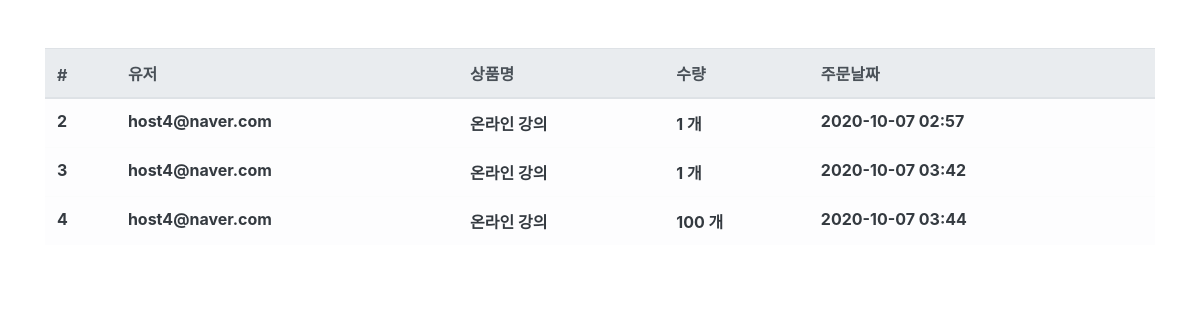
The page /order/ (signed in) on the database as committed earlier.
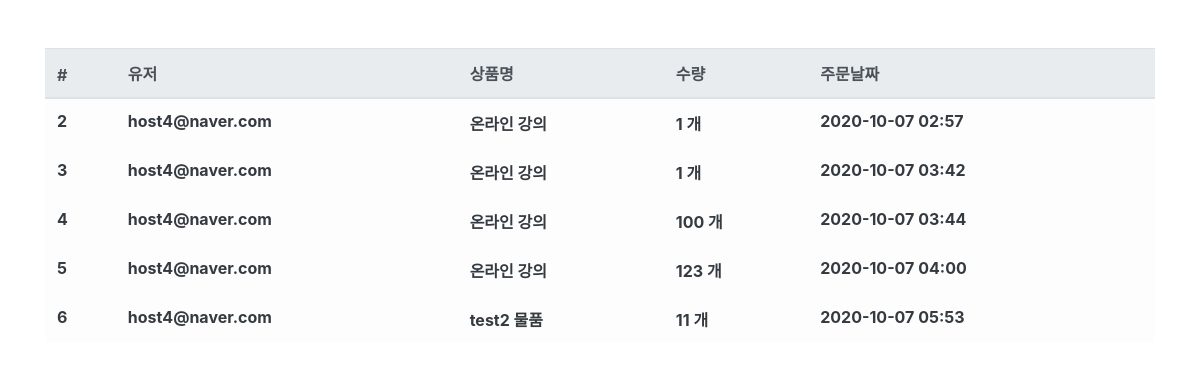
The same page on the database as committed later.
### order/models.py (models this page shows, shortened)
class Order(models.Model):
    objects = models.Manager()
    shopuser = models.ForeignKey(
        'shopuser.Shopuser', on_delete=models.CASCADE, verbose_name='사용자')
    product = models.ForeignKey(
        'product.Product', on_delete=models.CASCADE, verbose_name='상품')
    quantity = models.IntegerField(verbose_name='수량')
    register_date = models.DateTimeField(
        auto_now_add=True, verbose_name='주문일자')
    class Meta:
        db_table = 'shop_order'  # 테이블명 지정
        verbose_name = '주문'
        verbose_name_plural = '주문'  # 복수형

### shopuser/models.py (models this page shows)
class Shopuser(models.Model):
    objects = models.Manager()
    email = models.EmailField(verbose_name='이메일')
    password = models.CharField(max_length=64, verbose_name='비밀번호')
    register_date = models.DateTimeField(
        auto_now_add=True, verbose_name='등록날짜')
    def __str__(self):
        return self.email
    class Meta:
        db_table = 'shop_user'  # 테이블명 지정
        verbose_name = '사용자'
        verbose_name_plural = '사용자'  # 복수형

### product/models.py (models this page shows)
class Product(models.Model):
    objects = models.Manager()
    name = models.CharField(max_length=256, verbose_name='상품명')
    price = models.IntegerField(verbose_name='상품가격')
    description = models.TextField(verbose_name='상품설명')
    stuck = models.IntegerField(verbose_name='재고')
    register_date = models.DateTimeField(
        auto_now_add=True, verbose_name='등록날짜')
    def __str__(self):
        return self.name
    class Meta:
        db_table = 'shop_product'  # 테이블명 지정
        verbose_name = '상품'
        verbose_name_plural = '상품'  # 복수형

### order/views.py (the view)
# urls.py: path('order/', OrderList.as_view()),
class OrderList(ListView):
    template_name = 'order.html'
    context_object_name = 'order_list'
    def get_queryset(self, **kwargs):
        queryset = Order.objects.filter(
            shopuser__email=self.request.session.get('user')
        )
        return queryset

### order/templates/order.html
{%extends 'base.html'%}
{% load humanize %}
{%block contents%}
<div class="row mt-5">
    <div class="col-12">
        <table class="table table-light">
            <thead class="thead-light">
                <tr>
                    <th scope="col">#</th>
                    <th scope="col">유저</th>
                    <th scope="col">상품명</th>
                    <th scope="col">수량</th>
                    <th scope="col">주문날짜</th>
                </tr>
            </thead>
            <tbody class="text-dark">
                {%for order in order_list%}
                <tr>
                    <th scope="row">{{order.id}}</th>
                    <th scope="row">{{order.shopuser}}</th>
                    <th scope="row">{{order.product}}</th>
                    <th scope="row">{{order.quantity | intcomma}} 개</th>
                    <th scope="row">{{order.register_date|date:'Y-m-d H:i' }}</th>
                </tr>
                {%endfor%}
            </tbody>
        </table>
    </div>
</div>
{%endblock%}

### shopuser/templates/base.html (shortened to what this page needs)
<html lang="en">
<head>
    <link rel="stylesheet" href="https://stackpath.bootstrapcdn.com/bootstrap/4.5.2/css/bootstrap.min.css"
>
</head>
<body>
    <div class="container">
        {% block contents %}
        {% endblock %}
    </div>
</body>
</html>

Rows that differ between the two databases and show on the page:
added Order: id "5", shopuser "host4@naver.com", product "온라인 강의", quantity "123", register_date "2020-10-07 04:00"
added Order: id "6", shopuser "host4@naver.com", product "test2 물품", quantity "11", register_date "2020-10-07 05:53"
